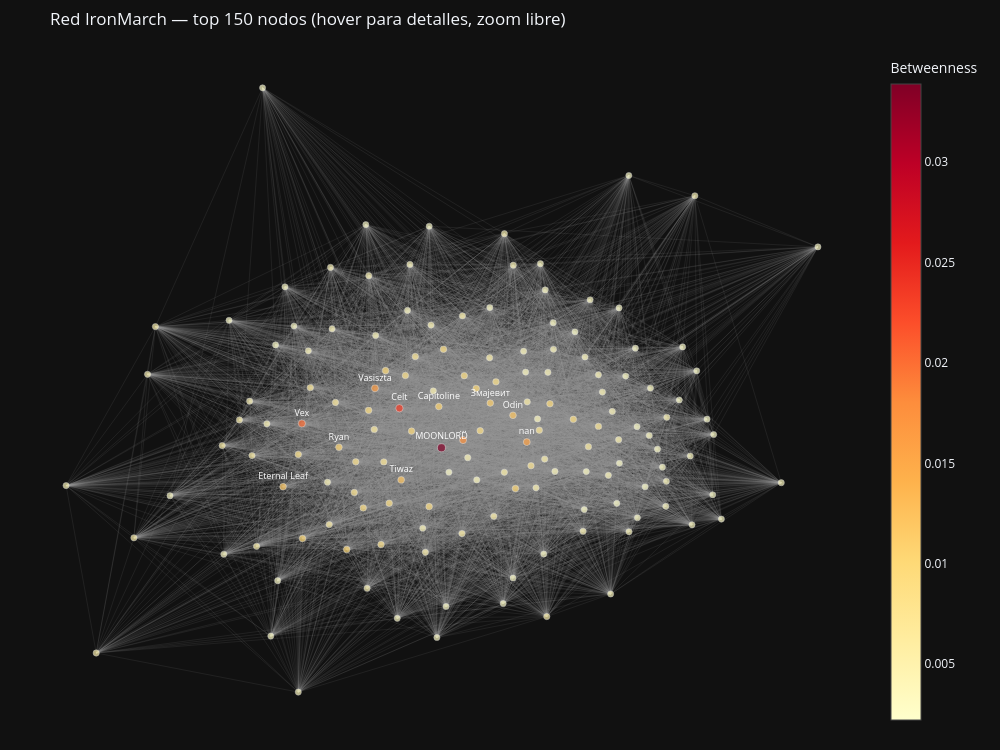

The code cell stored with this chart in its notebook:
### Code cell
# Visualización interactiva con Plotly — zoom, hover, pannable
# Solo top 150 nodos por betweenness para evitar solapamiento
import plotly.graph_objects as go

if G_public.number_of_nodes() > 0:
    largest_cc = max(nx.connected_components(G_public), key=len)
    G_main = G_public.subgraph(largest_cc).copy()

    # Seleccionar top 150 por betweenness dentro del componente principal
    top_nodes = sorted(
        [n for n in G_main.nodes() if n in btw_cent],
        key=lambda n: btw_cent[n], reverse=True
    )[:150]
    G_viz = G_main.subgraph(top_nodes).copy()

    pos = nx.spring_layout(G_viz, k=1.2, iterations=80, seed=42)

    # Aristas
    edge_x, edge_y = [], []
    for u, v in G_viz.edges():
        x0, y0 = pos[u]; x1, y1 = pos[v]
        edge_x += [x0, x1, None]; edge_y += [y0, y1, None]

    edge_trace = go.Scatter(
        x=edge_x, y=edge_y, mode='lines',
        line=dict(width=0.4, color='rgba(150,150,150,0.3)'),
        hoverinfo='none',
    )

    # Nodos
    node_x     = [pos[n][0] for n in G_viz.nodes()]
    node_y     = [pos[n][1] for n in G_viz.nodes()]
    node_btw   = [btw_cent.get(n, 0) for n in G_viz.nodes()]
    node_deg   = [G_viz.degree(n) for n in G_viz.nodes()]
    node_names = [uid_to_name.get(n, f'uid:{n}') for n in G_viz.nodes()]
    node_sizes = [b * 60 + 6 for b in node_btw]

    node_trace = go.Scatter(
        x=node_x, y=node_y, mode='markers+text',
        marker=dict(
            size=node_sizes,
            color=node_btw,
            colorscale='YlOrRd',
            colorbar=dict(title='Betweenness'),
            line=dict(width=0.5, color='white'),
        ),
        text=[name if btw_cent.get(n, 0) > sorted(node_btw, reverse=True)[min(12, len(node_btw)-1)] else ''
              for n, name in zip(G_viz.nodes(), node_names)],
        textposition='top center',
        textfont=dict(size=9, color='white'),
        hovertext=[f'{name}<br>btw={btw_cent.get(n,0):.4f}<br>conexiones={G_viz.degree(n)}'
                   for n, name in zip(G_viz.nodes(), node_names)],
        hoverinfo='text',
    )

    fig = go.Figure(
        data=[edge_trace, node_trace],
        layout=go.Layout(
            title='Red IronMarch — top 150 nodos (hover para detalles, zoom libre)',
            template='plotly_dark',
            showlegend=False,
            width=1000, height=750,
            xaxis=dict(showgrid=False, zeroline=False, showticklabels=False),
            yaxis=dict(showgrid=False, zeroline=False, showticklabels=False),
            margin=dict(l=20, r=20, t=50, b=20),
        )
    )
    fig.show()
else:
    print("Grafo vacío.")

### Figure 1 — Plotly figure (JSON) as saved in the notebook; plotly's stock layout.template omitted (floating-point values rounded to 4 significant figures; data arrays with more than 128 entries replaced by an {"elided": "..."} marker saying what was removed)
{"data": [{"hoverinfo": "none", "line": {"color": "rgba(150,150,150,0.3)", "width": 0.4}, "mode": "lines", "type": "scatter", "x": {"elided": "26604 float values"}, "y": {"elided": "26604 float values"}}, {"hoverinfo": "text", "hovertext": {"elided": "150 str values"}, "marker": {"color": {"elided": "150 float values"}, "colorbar": {"title": {"text": "Betweenness"}}, "colorscale": [[0.0, "rgb(255,255,204)"], [0.125, "rgb(255,237,160)"], [0.25, "rgb(254,217,118)"], [0.375, "rgb(254,178,76)"], [0.5, "rgb(253,141,60)"], [0.625, "rgb(252,78,42)"], [0.75, "rgb(227,26,28)"], [0.875, "rgb(189,0,38)"], [1.0, "rgb(128,0,38)"]], "line": {"color": "white", "width": 0.5}, "size": {"elided": "150 float values"}}, "mode": "markers+text", "text": {"elided": "150 str values"}, "textfont": {"color": "white", "size": 9}, "textposition": "top center", "type": "scatter", "x": {"elided": "150 float values"}, "y": {"elided": "150 float values"}}], "layout": {"height": 750, "margin": {"b": 20, "l": 20, "r": 20, "t": 50}, "showlegend": false, "title": {"text": "Red IronMarch — top 150 nodos (hover para detalles, zoom libre)"}, "width": 1000, "xaxis": {"showgrid": false, "showticklabels": false, "zeroline": false}, "yaxis": {"showgrid": false, "showticklabels": false, "zeroline": false}}}
